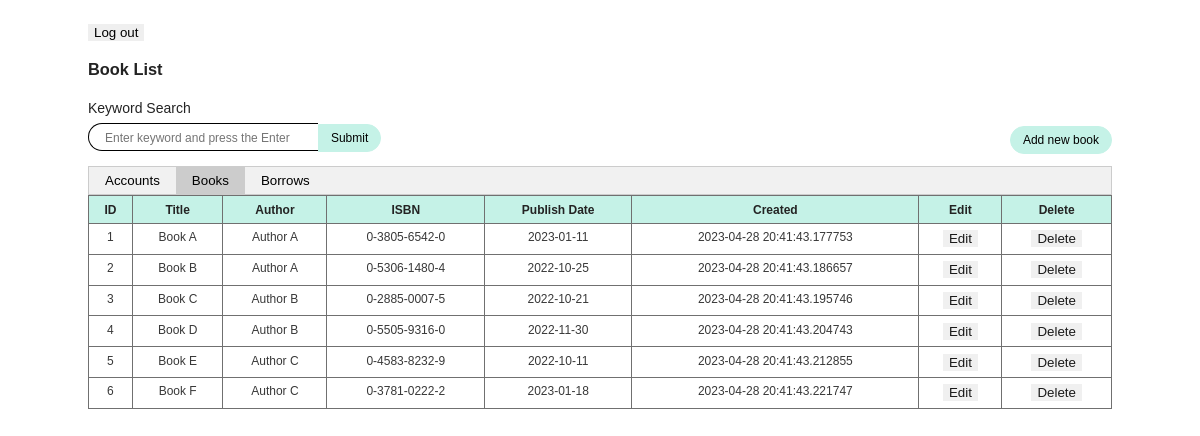
Page /books (signed in) on the committed database.
### tables this page shows
CREATE TABLE Book (
            id integer primary key autoincrement,title varchar(255),author varchar(255),isbn varchar(255),publish_date date,created datetime not null default '<built-in method now of type object at 0x00007FFF00F18990>'
        );

### routers/urls.py (the view)
@main_page.route("/books", methods=["POST", "GET"])
@requires_authentication
def books():
    search = request.args.get("search")
    params = {
        "ordering": ["title"]
    }
    if search:
        params["search"] = search
        book_list = BookManager().search(**params)
    else:
        book_list = BookManager().filter(**params)
    context = {
        "books": book_list,
        "session": session
    }
    if search:
        context["search"] = search
    return render_template("books.html", **context)

### objects/cores.py (called while the page is built)
    def __new__(cls):
        if not cls.singleton_instance:
            cls.singleton_instance = super().__new__(cls)
        return cls.singleton_instance

    def get_object_class(self):
        return self.object_class

    def init(self, *args):
        return self.get_object_class()(*args)

    def get_object_class(self):
        return self.object_class

    def init(self, *args):
        return self.factory.init(*args)

    def init_list(self, values_list: List[Iterable] = None):
        values_list = values_list if values_list else []
        return [self.init(*values) for values in values_list]

    def handle_ordering(self, ordering: List[str]):
        sql = "ORDER BY"
        for item in ordering:
            if item[0] == "-":
                sql += f" {item[1:]} DESC,"
            else:
                sql += f" {item},"
        return sql[:-1]

    def filter(self, **kwargs):
        ordering = None
        if isinstance(kwargs.get("ordering"), list):
            ordering = kwargs.pop("ordering")
        variables = []
        sql = f"""
        SELECT * FROM {self.object_class.table_name}
        """
        if kwargs:
            sql += "WHERE "
        for key, value in kwargs.items():
            variables.append(value)
            sql += f"{key}=?,"
        sql = sql[:-1]
        if ordering:
            sql += f" {self.handle_ordering(ordering)}"
        results = execute_sql(sql, variables)
        if not results:
            return []
        values_list = [[item for item in result] for result in results]
        return self.init_list(values_list)

### objects/users.py (called while the page is built)
    def authenticate(self, username: str, password: str):
        sql = f"""
        SELECT * FROM {self.object_class.table_name}
        WHERE username = ? and password = ?;
        """
        results = execute_sql(sql, [username, password])
        if not results:
            return
        return self.init(*[item for item in results[0]])

    def authenticate(self, username: str, password: str):
        sql = f"""
        SELECT * FROM {self.object_class.table_name}
        INNER JOIN Account on {self.object_class.table_name}.id = Account.id
        WHERE Account.username = ? and Account.password = ?;
        """
        results = execute_sql(sql, [username, password])
        if not results:
            return
        return self.init(*[item for item in results[0]])

### objects/wrappers.py (called while the page is built)
    def __exit__(self, type, value, traceback):
        self.conn.commit()
        self.conn.close()

### templates/books.html (shortened to what this page needs)
<html>
  <body>
    <button onclick="location.href='/logout';">Log out</button>
    <h3>Book List</h3>
    <div class="heading">
      <form action="">
        <label for="search">Keyword Search</label>
        <input
          type="text"
          name="search"
          id="search"
          value="{{ search }}"
          placeholder="Enter keyword and press the Enter"
        />
        <input type="submit" value="Submit" />
      </form>
      {% if session.librarian_id %}
      <button onclick="location.href='/books/add';" class="create-btn">Add new book</button>
      {% endif %}
    </div>
    <div class="tab">
      {% if session.librarian_id %}
      <button onclick="location.href='/accounts';" class="tablinks">Accounts</button>
      {% endif %}
      <button class="tablinks active">Books</button>
      <button onclick="location.href='/borrows';" class="tablinks">Borrows</button>
    </div>
    <table>
      <thead>
        <tr>
          <th class="whitespace-nowrap">ID</th>
          <th class="whitespace-nowrap">Title</th>
          <th class="whitespace-nowrap">Author</th>
          <th class="whitespace-nowrap">ISBN</th>
          <th class="whitespace-nowrap">Publish Date</th>
          {% if session.librarian_id %}
          <th class="whitespace-nowrap">Created</th>
          <th class="whitespace-nowrap">Edit</th>
          <th class="whitespace-nowrap">Delete</th>
          {% endif %}
        </tr>
      </thead>
      <tbody class="">
        {% for item in books %}
        <tr class="text-center">
          <td rowspan="1" class="align-top">{{ item.id }}</td>
          <td rowspan="1" class="align-top">{{ item.title }}</td>
          <td rowspan="1" class="align-top">{{ item.author }}</td>
          <td rowspan="1" class="align-top">{{ item.isbn }}</td>
          <td rowspan="1" class="align-top">{{ item.publish_date }}</td>
          {% if session.librarian_id %}
          <td rowspan="1" class="align-top">{{ item.created }}</td>
          <td rowspan="1" class="align-top">
            <button onclick="location.href='/books/{{item.id}}/edit';">Edit</button>
          </td>
          <td rowspan="1" class="align-top">
            <button onclick="location.href='/books/{{item.id}}/delete';">Delete</button>
          </td>
          {% endif %}
        </tr>
        {% endfor %}
      </tbody>
    </table>
  </body>
</html>

### templates/books.html (style rules this page uses)
body { font-family: Poppins Regular, Helvetica, Arial, sans-serif; font-size: 14px; color: #232323; font-weight: 400; line-height: 1.5; background-color: #fff; overflow: auto; max-width: 1024px; margin: 24px auto; }
.heading { display: flex; align-items: flex-end; justify-content: space-between; }
.tab { overflow: hidden; border: 1px solid #ccc; background-color: #f1f1f1; }
.tab button { background-color: inherit; float: left; border: none; outline: none; cursor: pointer; padding: 6px 16px; transition: 0.3s; }
.tab button.active { background-color: #ccc; }
form label { display: block; margin-bottom: 4px; }
input[type="text"] { height: 28px; width: 230px; font-size: 14px; border: 1px solid black; border-right: 0; padding: 4px 16px; border-top-left-radius: 1000px; border-bottom-left-radius: 1000px; }
input[type="text"]::placeholder { font-size: 12px; }
input[type="submit"] { height: 28px; font-size: 12px; padding: 4px 12px; border-top-right-radius: 1000px; border-bottom-right-radius: 1000px; background-color: rgba(197, 242, 231, 1); border: 1px solid rgba(197, 242, 231, 1); margin-left: -4px; }
.create-btn { height: 28px; font-size: 12px; padding: 4px 12px; border-radius: 1000px; background-color: rgba(197, 242, 231, 1); border: 1px solid rgba(197, 242, 231, 1); margin-block-end: 1em; }
table { border-collapse: collapse; border-color: inherit; text-indent: 0; width: 100%; border: 1px solid #232323; }
thead { --tw-bg-opacity: 1; background-color: rgba(197, 242, 231, 1); }
th, td { padding: 0.4rem; font-size: 12px; border: 1px solid #707070; white-space: nowrap; text-align: center; }
td { --tw-text-opacity: 1; color: rgba(35, 35, 35, 1); opacity: 0.9; vertical-align: top; text-align: center; }
tr { page-break-inside: avoid; }

### rows in the picture
Book: id "1", title "Book A", author "Author A", isbn "0-3805-6542-0", publish_date "2023-01-11", created "2023-04-28 20:41:43.177753"
Book: id "2", title "Book B", author "Author A", isbn "0-5306-1480-4", publish_date "2022-10-25", created "2023-04-28 20:41:43.186657"
Book: id "3", title "Book C", author "Author B", isbn "0-2885-0007-5", publish_date "2022-10-21", created "2023-04-28 20:41:43.195746"
Book: id "4", title "Book D", author "Author B", isbn "0-5505-9316-0", publish_date "2022-11-30", created "2023-04-28 20:41:43.204743"
Book: id "5", title "Book E", author "Author C", isbn "0-4583-8232-9", publish_date "2022-10-11", created "2023-04-28 20:41:43.212855"
Book: id "6", title "Book F", author "Author C", isbn "0-3781-0222-2", publish_date "2023-01-18", created "2023-04-28 20:41:43.221747"
